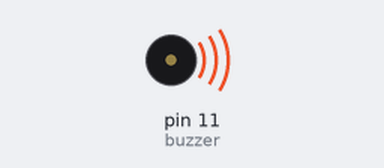
Simulated run of this sketch. Board: Arduino Uno, built with avr-gcc and run on an emulated ATmega328P. Parts: buzzer (waves = sounding).

Above: at 0.2 s.
At 12.5 s:
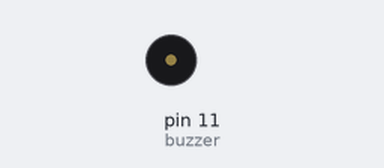
Timing chart, 0 to 14.0 s (numbered marks = the images above):
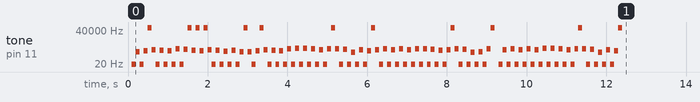

The sketch:

melody.ino
```cpp
#define NOTE_B0  31
#define NOTE_C1  33
#define NOTE_CS1 35
#define NOTE_D1  37
#define NOTE_DS1 39
#define NOTE_E1  41
#define NOTE_F1  44
#define NOTE_FS1 46
#define NOTE_G1  49
#define NOTE_GS1 52
#define NOTE_A1  55
#define NOTE_AS1 58
#define NOTE_B1  62
#define NOTE_C2  65
#define NOTE_CS2 69
#define NOTE_D2  73
#define NOTE_DS2 78
#define NOTE_E2  82
#define NOTE_F2  87
#define NOTE_FS2 93
#define NOTE_G2  98
#define NOTE_GS2 104
#define NOTE_A2  110
#define NOTE_AS2 117
#define NOTE_B2  123
#define NOTE_C3  131
#define NOTE_CS3 139
#define NOTE_D3  147
#define NOTE_DS3 156
#define NOTE_E3  165
#define NOTE_F3  175
#define NOTE_FS3 185
#define NOTE_G3  196
#define NOTE_GS3 208
#define NOTE_A3  220
#define NOTE_AS3 233
#define NOTE_B3  247
#define NOTE_C4  262
#define NOTE_CS4 277
#define NOTE_D4  294
#define NOTE_DS4 311
#define NOTE_E4  330
#define NOTE_F4  349
#define NOTE_FS4 370
#define NOTE_G4  392
#define NOTE_GS4 415
#define NOTE_A4  440
#define NOTE_AS4 466
#define NOTE_B4  494
#define NOTE_C5  523
#define NOTE_CS5 554
#define NOTE_D5  587
#define NOTE_DS5 622
#define NOTE_E5  659
#define NOTE_F5  698
#define NOTE_FS5 740
#define NOTE_G5  784
#define NOTE_GS5 831
#define NOTE_A5  880
#define NOTE_AS5 932
#define NOTE_B5  988
#define NOTE_C6  1047
#define NOTE_CS6 1109
#define NOTE_D6  1175
#define NOTE_DS6 1245
#define NOTE_E6  1319
#define NOTE_F6  1397
#define NOTE_FS6 1480
#define NOTE_G6  1568
#define NOTE_GS6 1661
#define NOTE_A6  1760
#define NOTE_AS6 1865
#define NOTE_B6  1976
#define NOTE_C7  2093
#define NOTE_CS7 2217
#define NOTE_D7  2349
#define NOTE_DS7 2489
#define NOTE_E7  2637
#define NOTE_F7  2794
#define NOTE_FS7 2960
#define NOTE_G7  3136
#define NOTE_GS7 3322
#define NOTE_A7  3520
#define NOTE_AS7 3729
#define NOTE_B7  3951
#define NOTE_C8  4186
#define NOTE_CS8 4435
#define NOTE_D8  4699
#define NOTE_DS8 4978
#define REST 0
void setup() {
  // put your setup code here, to run once:
  int buzzer=11;
  pinMode(buzzer,OUTPUT);
  int melody[] = {


  // Hedwig's theme fromn the Harry Potter Movies
  // Socre from https://musescore.com/user/3811306/scores/4906610

  REST, 2, NOTE_D4, 4,
  NOTE_G4, -4, NOTE_AS4, 8, NOTE_A4, 4,
  NOTE_G4, 2, NOTE_D5, 4,
  NOTE_C5, -2,
  NOTE_A4, -2,
  NOTE_G4, -4, NOTE_AS4, 8, NOTE_A4, 4,
  NOTE_F4, 2, NOTE_GS4, 4,
  NOTE_D4, -1,
  NOTE_D4, 4,

  NOTE_G4, -4, NOTE_AS4, 8, NOTE_A4, 4, //10
  NOTE_G4, 2, NOTE_D5, 4,
  NOTE_F5, 2, NOTE_E5, 4,
  NOTE_DS5, 2, NOTE_B4, 4,
  NOTE_DS5, -4, NOTE_D5, 8, NOTE_CS5, 4,
  NOTE_CS4, 2, NOTE_B4, 4,
  NOTE_G4, -1,
  NOTE_AS4, 4,

  NOTE_D5, 2, NOTE_AS4, 4,//18
  NOTE_D5, 2, NOTE_AS4, 4,
  NOTE_DS5, 2, NOTE_D5, 4,
  NOTE_CS5, 2, NOTE_A4, 4,
  NOTE_AS4, -4, NOTE_D5, 8, NOTE_CS5, 4,
  NOTE_CS4, 2, NOTE_D4, 4,
  NOTE_D5, -1,
  REST,4, NOTE_AS4,4,

  NOTE_D5, 2, NOTE_AS4, 4,//26
  NOTE_D5, 2, NOTE_AS4, 4,
  NOTE_F5, 2, NOTE_E5, 4,
  NOTE_DS5, 2, NOTE_B4, 4,
  NOTE_DS5, -4, NOTE_D5, 8, NOTE_CS5, 4,
  NOTE_CS4, 2, NOTE_AS4, 4,
  NOTE_G4, -1,

};
int melodyLength = sizeof(melody) / sizeof(melody[0]);
  for(int i=0;i<melodyLength;i++){
    tone(buzzer,melody[i]);
    delay(100);
  }
  noTone(buzzer);
}

void loop() {
  // put your main code here, to run repeatedly:

}
```
